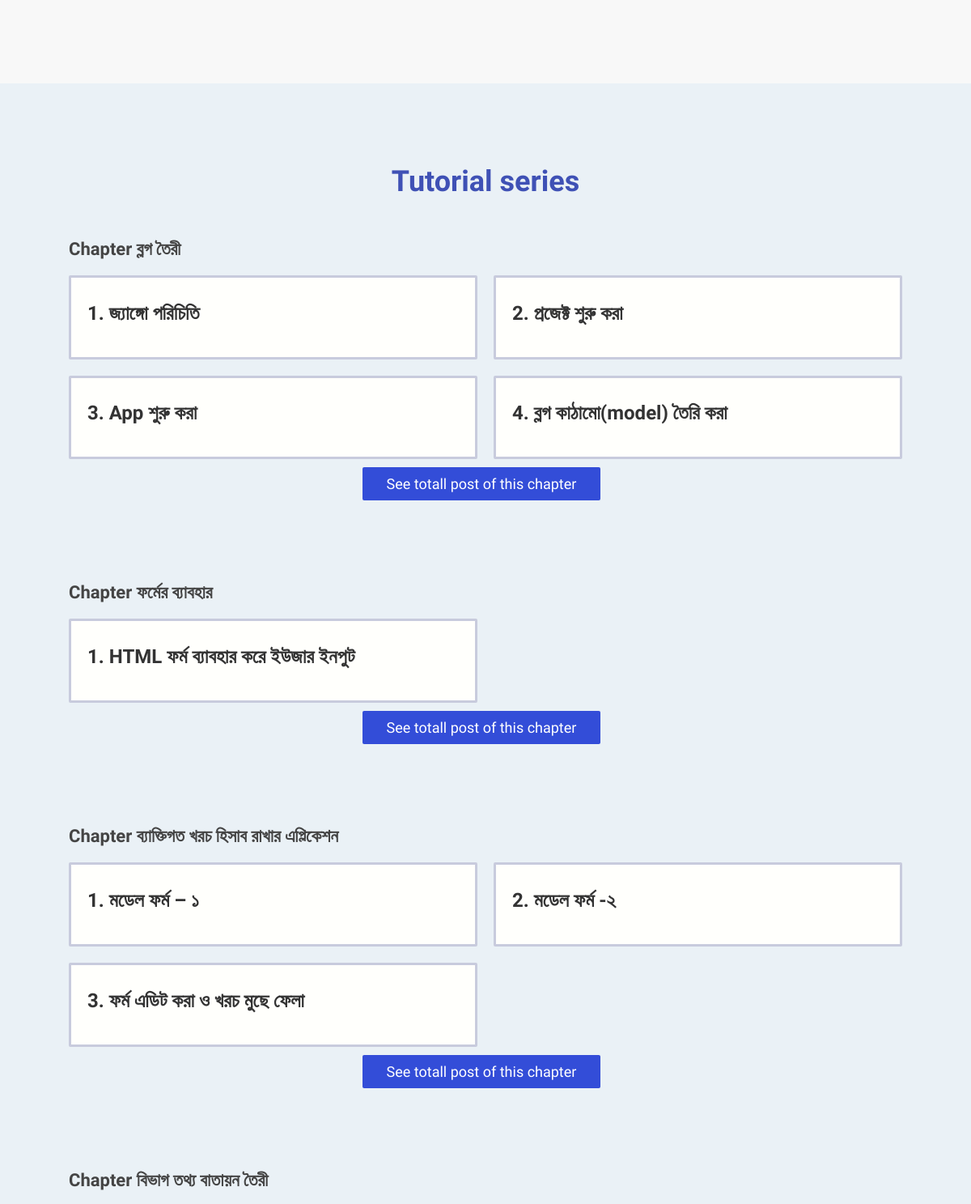
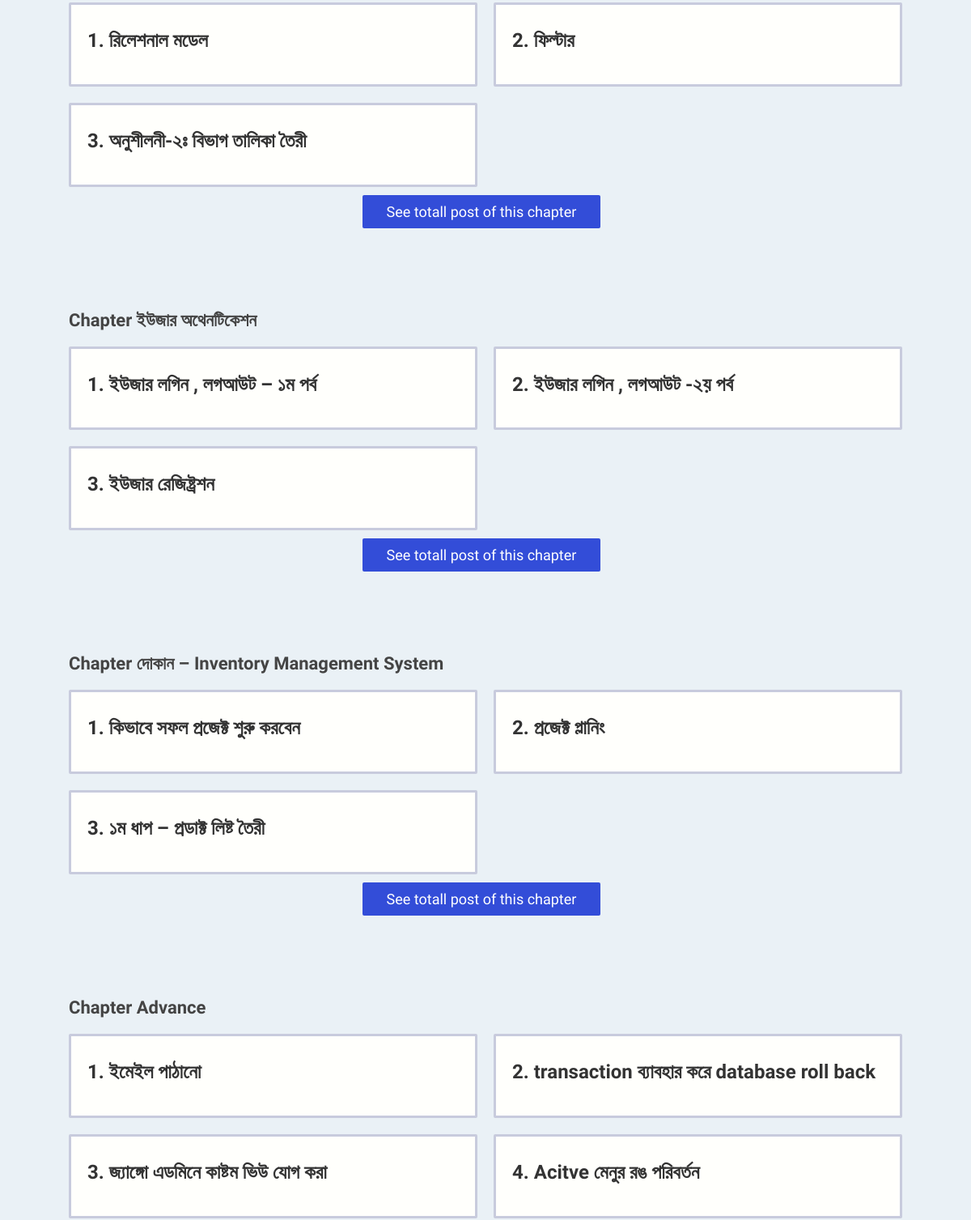
Before: / (middle part) with the older database file (2 pictures, top to bottom).
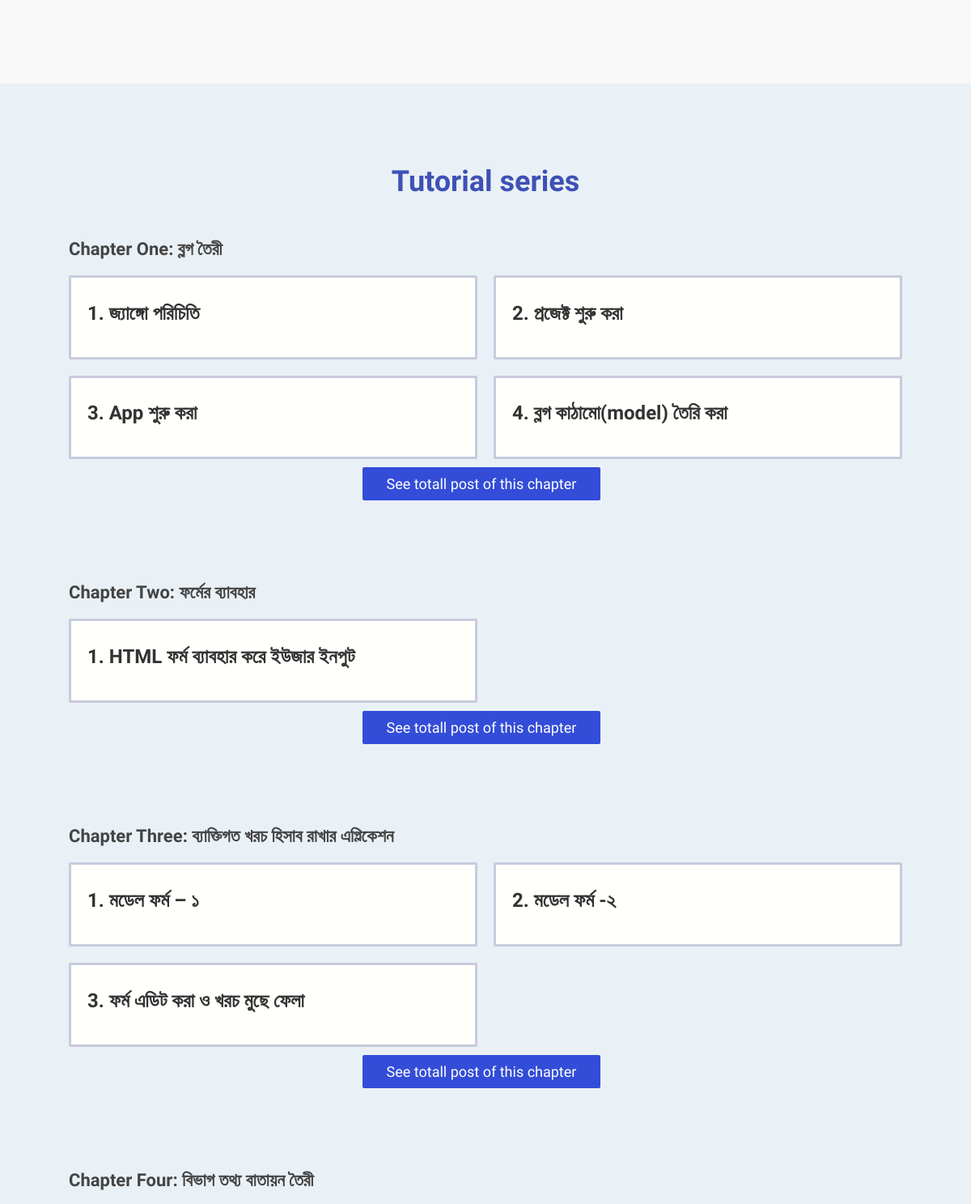
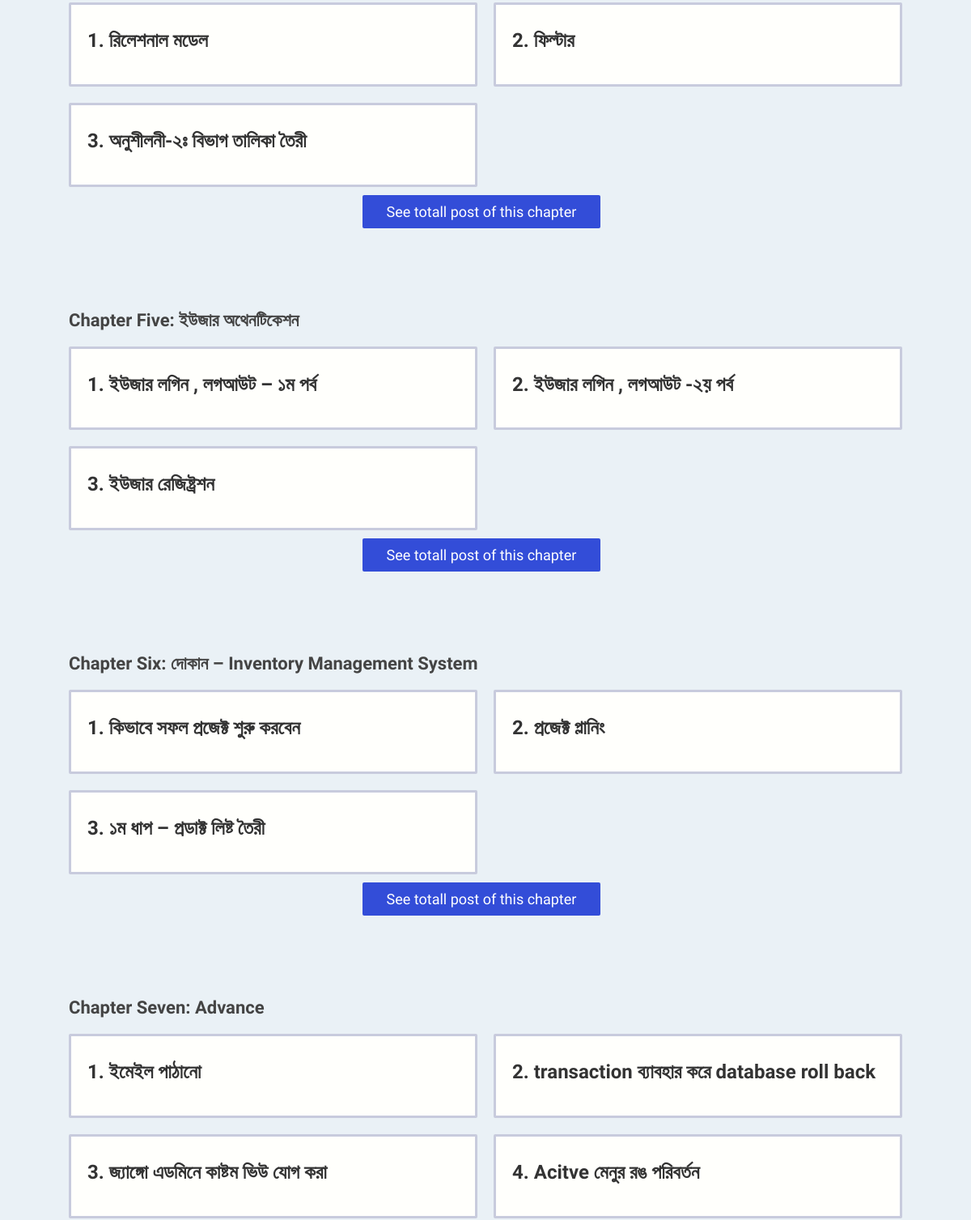
After: the same page with the newer database file (2 pictures, top to bottom).
### blog/models.py (models this page shows, shortened)
class Chapter(models.Model):
	number = models.IntegerField()
	chapter_name = models.CharField(max_length=150)

### blog/views.py (the view)
# urls.py: 2. Add a URL to urlpatterns:  path('', views.home, name='home')
def home(request):
	chapters = Chapter.objects.all()
	latest_post = Post.objects.latest_post()
	ctx = {'chapters':chapters, 'latest_post': latest_post}
	return render(request, 'blog/home.html', ctx)

### blog/models.py (called while the page is built)
	def latest_post(self):
		l_post = Post.objects.filter(is_draft=False).order_by('-pub_date')[:4]
		return l_post

### templates/blog/home.html (shortened to what this page needs)
{% load static %}
<!DOCTYPE html>
<html lang="en">
  <head>
    <link rel="stylesheet" href="https://stackpath.bootstrapcdn.com/font-awesome/4.7.0/css/font-awesome.min.css">
    <link href="/static/css/main.css" rel="stylesheet">
  </head>
  <body>
    <section class="django-course">
      <div class="container">
      </div>
    </section>
    <section class="series-section">
      <div class="container">
        <h1 class="series-title">Tutorial series</h1>
        {% for chapter in chapters %}
        <div class="series-example">
          <div class="post-header">
            <h4>Chapter {{ chapter.chapter_name }}</h4>
          </div>
          <div class="posts">
            {% for post in chapter.post.all|slice:":4" %}
            <div class="post">
              <div class="post-box">
                <h1><a href="{% url 'post_detail' post.pk %}">{{ post.post_serial_no }}. {{ post.post_title }}</a></h1>
              </div>
            </div>
            {% endfor %}
          </div>
          <div class="btn-wrap">
            <a href="{% url 'posts_of_chapter' chapter.pk %}" class="check-all">See totall post of this chapter</a>
          </div>
        </div>
        {% endfor %}
      </div>
    </section>
  </body>
</html>

Changed rows visible on the page:
changed Chapter: chapter_name "ব্লগ তৈরী" → "One: ব্লগ তৈরী"
changed Chapter: chapter_name "ফর্মের ব্যাবহার" → "Two: ফর্মের ব্যাবহার"
changed Chapter: chapter_name "ব্যাক্তিগত খরচ হিসাব রাখার এপ্লিকেশন" → "Three: ব্যাক্তিগত খরচ হিসাব রাখার এপ্লিকেশন"
changed Chapter: chapter_name "বিভাগ তথ্য বাতায়ন তৈরী" → "Four: বিভাগ তথ্য বাতায়ন তৈরী"
changed Chapter: chapter_name "ইউজার অথেনটিকেশন" → "Five: ইউজার অথেনটিকেশন"
changed Chapter: chapter_name "দোকান – Inventory Management System" → "Six: দোকান – Inventory Management System"
changed Chapter: chapter_name "Advance" → "Seven: Advance"
